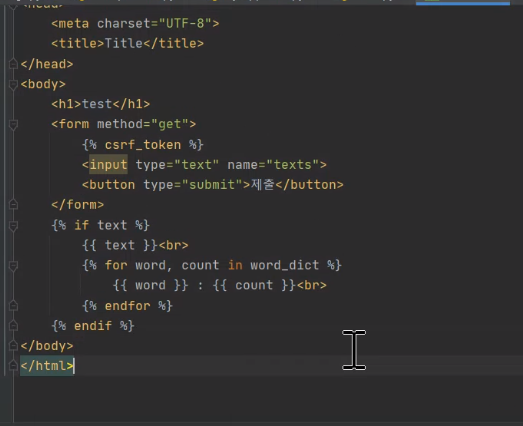
#> input picture Big-Data-and-AI-Training-Course/[2020-1] 05.웹 프로그래밍(Web Programming)/django/3.PNG, 523 x 426 px, given in place of garden-19830_640.jpg, which was not available
$ jupyter execute --allow-errors '김동연 - _08 OpenCV 히스토그램 (Histogram).ipynb'   (shell and % lines are left out)   (text cells are left out)
#> lines starting #> are read from the running program, lines starting #| are printed output that depends on the picture; pictures that were not available may be replaced by others from this repository, and a replacement may not be noted
[cell 1]
import numpy as np
import cv2
from google.colab.patches import cv2_imshow
from google.colab import files

import matplotlib.pyplot as plt
plt.style.use('seaborn-white')

[cell 2]
files.upload()
#> the answer given: 3.PNG

[cell 3]
img1 = cv2.imread('/content/garden-19830_640.jpg',0)
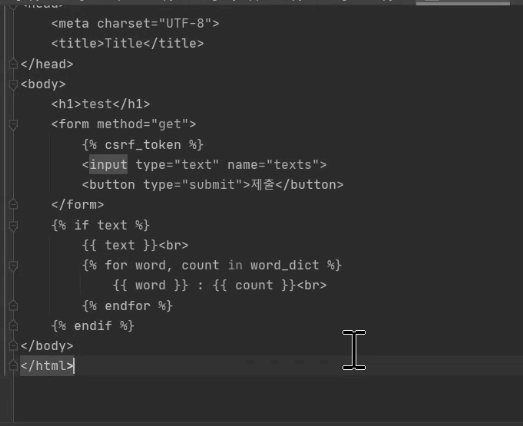
#> img1: shape (426, 523); min 0, max 235, mean 47.6
img2 = cv2.imread('/content/lotus-978659_640.jpg',0)
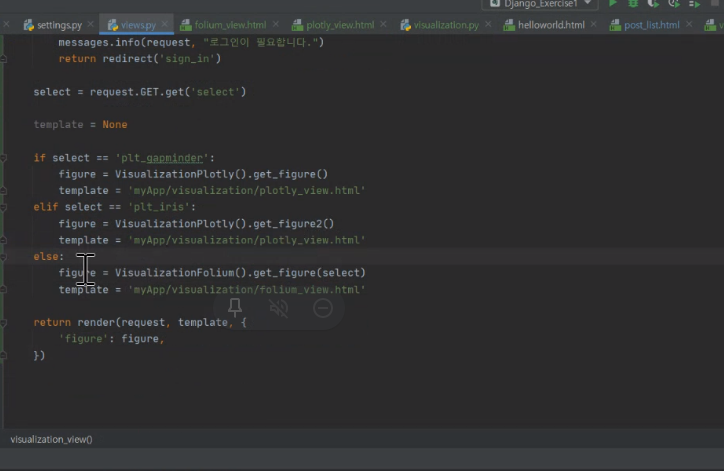
#> input picture Big-Data-and-AI-Training-Course/[2020-1] 05.웹 프로그래밍(Web Programming)/django/캡처1.PNG, 724 x 471 px, given in place of lotus-978659_640.jpg, which was not available
#> img2: shape (471, 724); min 0, max 213, mean 48.1

[cell 4]
hist1 = cv2.calcHist([img1],[0],None,[256],[0,256])
#> hist1 = 256 values, max 181548 at index 43, min 0 at index 1, mean 870.3
hist2 = cv2.calcHist([img2],[0],None,[256],[0,256])
#> hist2 = 256 values, max 242942 at index 43, min 0 at index 1, mean 1332

[cell 5]
plt.figure(figsize=(12,8))
plt.subplot(221)
plt.imshow(img1,'gray')
plt.title('Flower1')

plt.subplot(222)
plt.imshow(img2,'gray')
plt.title('Flower2')

plt.subplot(223)
plt.plot(hist1,color='r')
plt.plot(hist2,color='y')
plt.xlim([0,256])
plt.show()
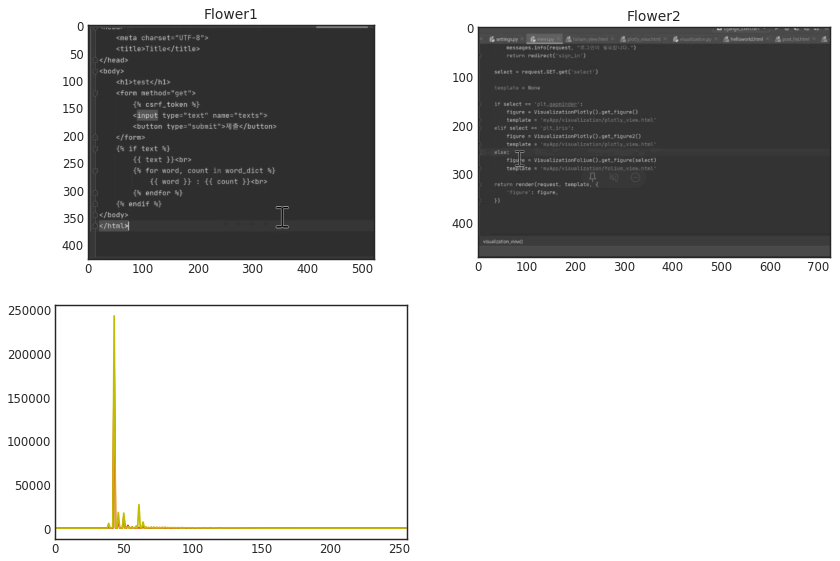
#> figure drawn by matplotlib, 3 panels; panel 3: curve peaks at x = 43, y = 181548; panel 3: curve peaks at x = 43, y = 242942

[cell 6]
files.upload()
#> the answer given: 캡처1.PNG

[cell 7]
img = cv2.imread('/content/cat-4923824_640.jpg')
#> img is the input picture: shape (471, 724, 3); mean B, G, R 48.6, 47.6, 47.5
print(img.shape)
#| (471, 724, 3)
img = cv2.cvtColor(img,cv2.COLOR_BGR2RGB)

[cell 8]
mask = np.zeros(img.shape[:2],np.uint8)
mask[180:400,260:600] = 255

[cell 9]
masked_img = cv2.bitwise_and(img, img, mask=mask)
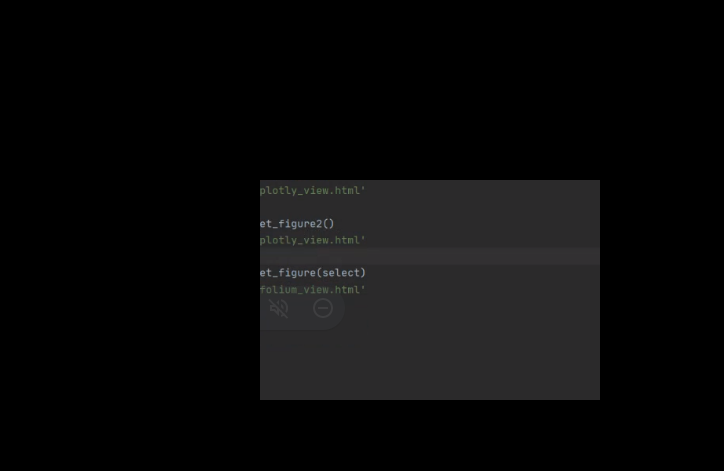
#> masked_img: shape (471, 724, 3); mean R, G, B 9.8, 9.6, 9.8

[cell 10]
hist_full = cv2.calcHist([img],[1], None, [256],[0,256])
#> hist_full = 256 values, max 215523 at index 42, min 0 at index 3, mean 1332

hist_mask = cv2.calcHist([img],[1], mask, [256],[0,256])
#> hist_mask = 256 values, max 59502 at index 42, min 0 at index 0, mean 292.2

[cell 11]
plt.figure(figsize=(14,14))
plt.subplot(221)
plt.imshow(img,'gray')
plt.title('Original Image')

plt.subplot(222)
plt.imshow(mask,'gray')
plt.title('mask')

plt.subplot(223)
plt.imshow(masked_img,'gray')
plt.title('Masked Image')

plt.subplot(224)
plt.title('Histogram')
plt.plot(hist_full, color='r')
plt.plot(hist_mask, color='b')
plt.xlim([0,256])

plt.show()
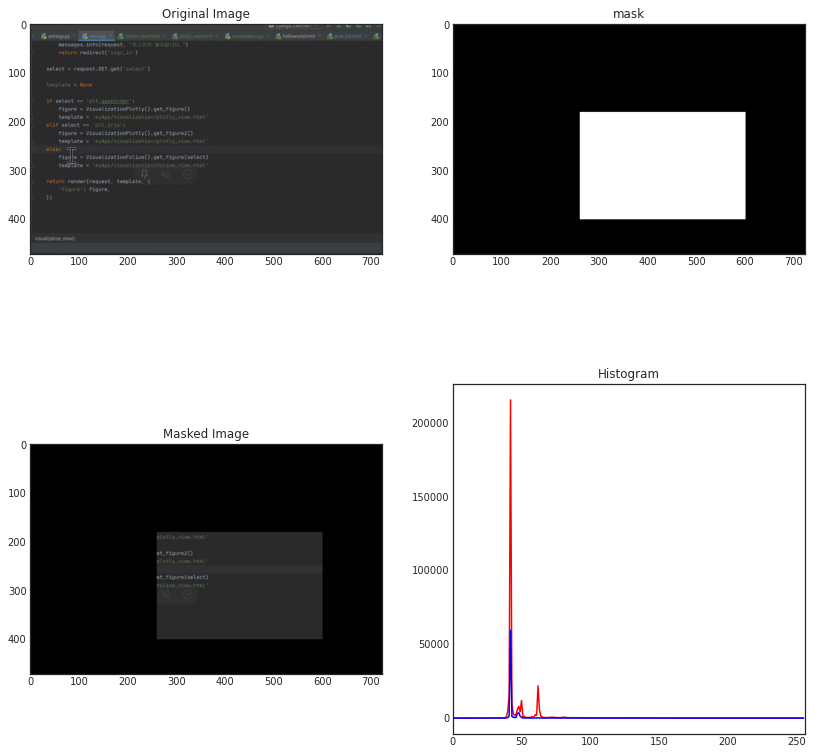
#> figure drawn by matplotlib, 4 panels; panel 4: curve peaks at x = 42, y = 215523; panel 4: curve peaks at x = 42, y = 59502

[cell 12]
files.upload()
#> the answer given: 캡처1.PNG

[cell 13]
img = cv2.imread('/content/taiwan-5460063_1280.jpg',0)
#> (the rest of this cell did not finish here and is left out)

#> (a cell that did not finish here is left out)

#> (a cell that did not finish here is left out)

#> (a cell that did not finish here is left out)

#> (a cell that did not finish here is left out)

[cell 18]
img = cv2.imread('/content/taiwan-5460063_1280.jpg',0)
#> (the rest of this cell did not finish here and is left out)

[cell 19]
img2 = cv2.equalizeHist(img)

[cell 20]
plt.figure(figsize=(14,10))
plt.subplot(121)
#> (the rest of this cell did not finish here and is left out)

[cell 21]
files.upload()
#> the answer given: 캡처1.PNG

[cell 22]
img = cv2.imread('/content/keyboard-886462_640.jpg',0)
#> (the rest of this cell did not finish here and is left out)

[cell 23]
img2 = cv2.equalizeHist(img)

[cell 24]
plt.figure(figsize=(14,10))
plt.subplot(121)
#> (the rest of this cell did not finish here and is left out)

[cell 25]
img = cv2.imread('/content/keyboard-886462_640.jpg',0)
#> (the rest of this cell did not finish here and is left out)

[cell 26]
clahe = cv2.createCLAHE(clipLimit=2.0, tileGridSize=(8,8))
img2 = clahe.apply(img)

[cell 27]
plt.figure(figsize=(14,10))
plt.subplot(121)
#> (the rest of this cell did not finish here and is left out)

[cell 28]
files.upload(
)
#> the answer given: 캡처1.PNG
